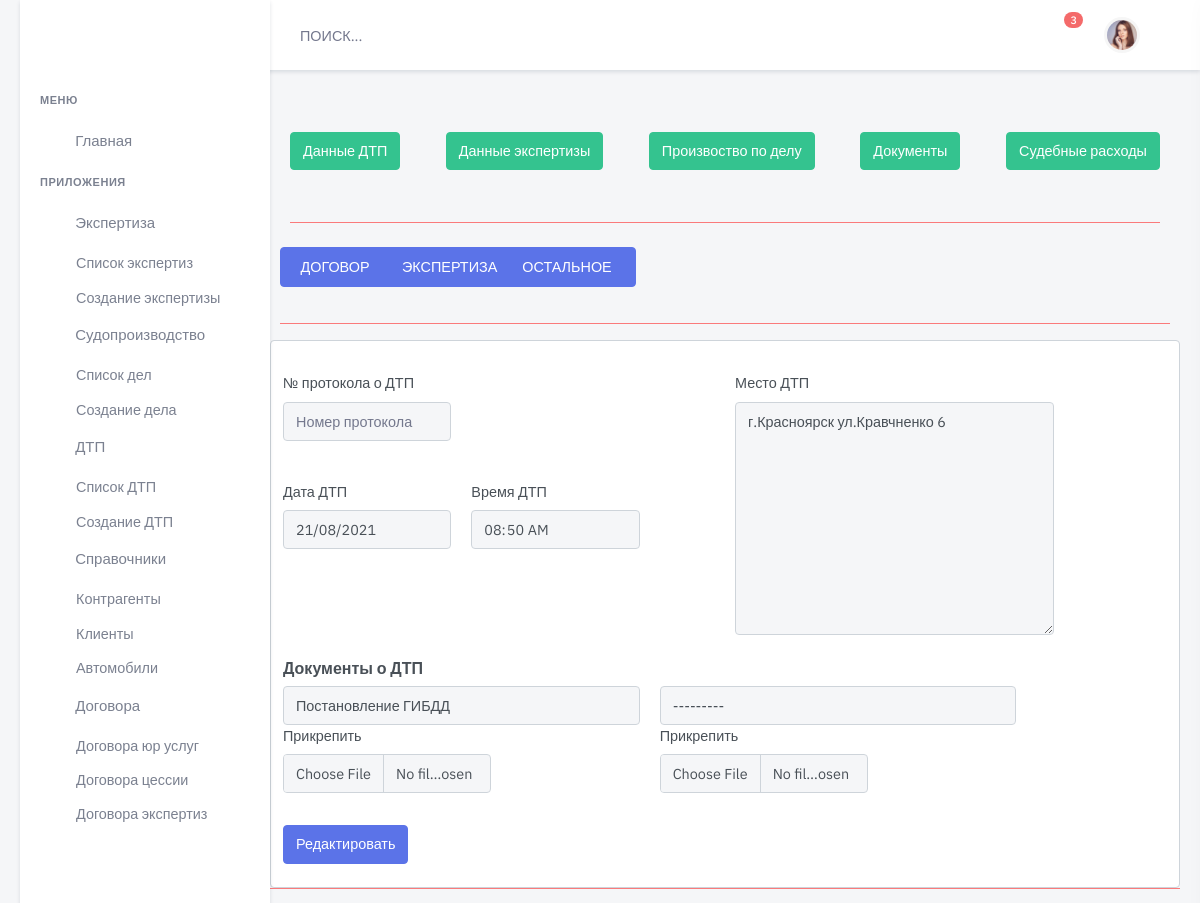
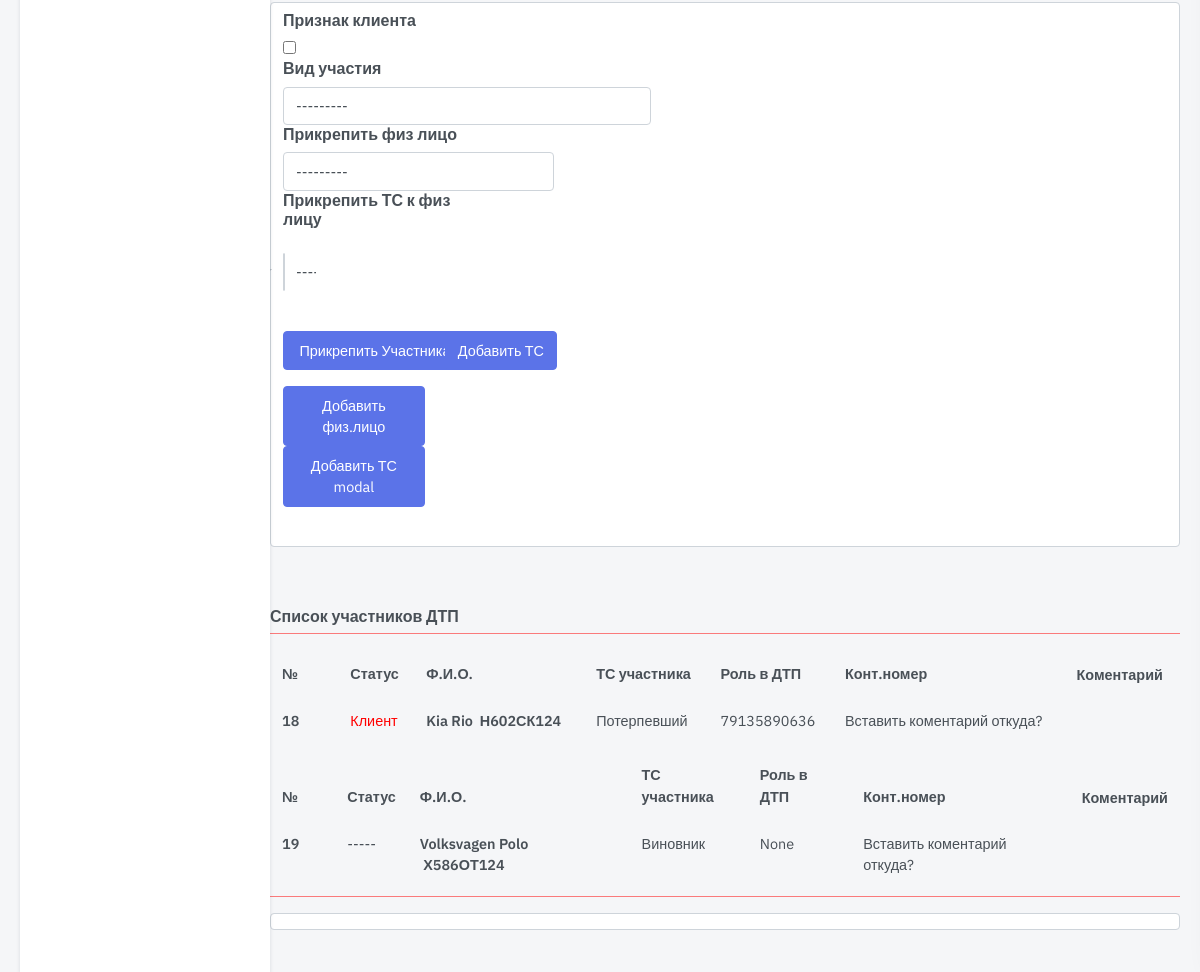
Before: /accident/accident-add-partner/13/ with the older database file (2 pictures, top to bottom).
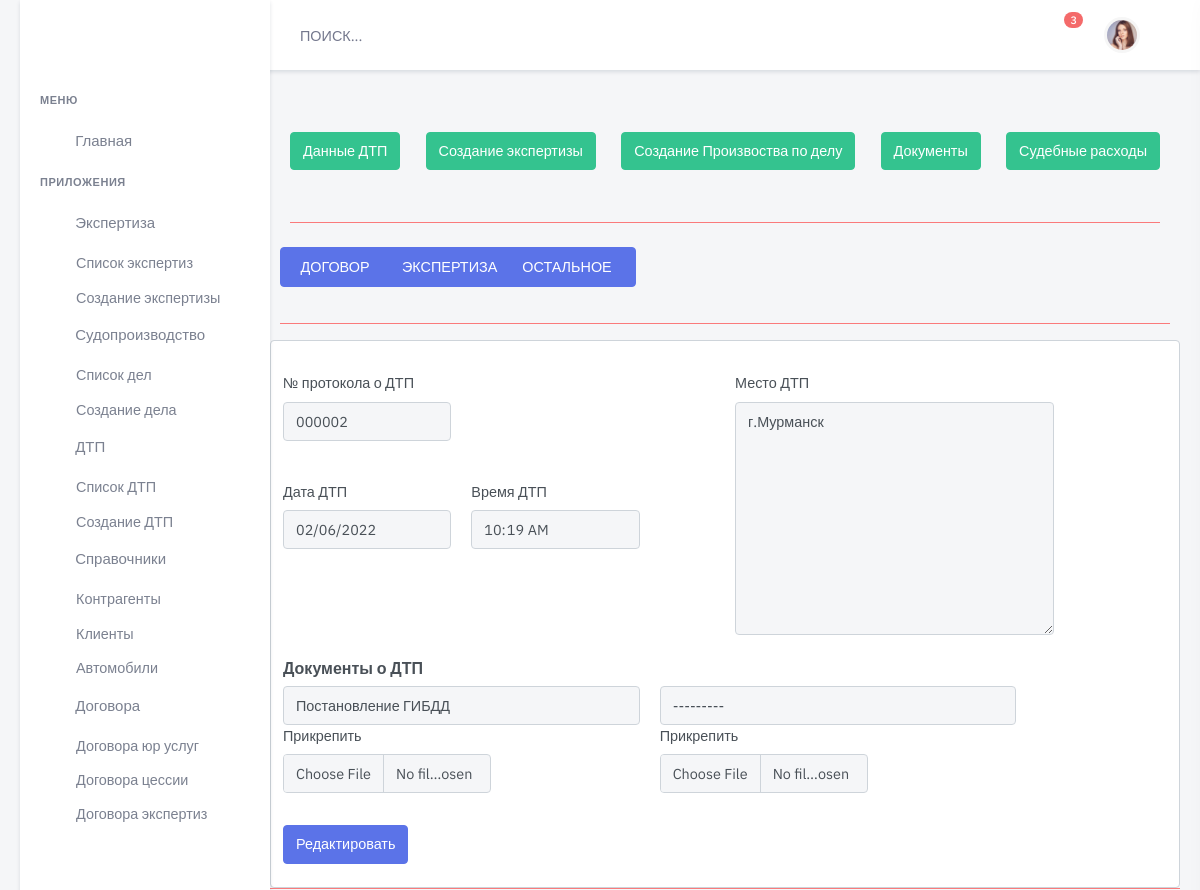
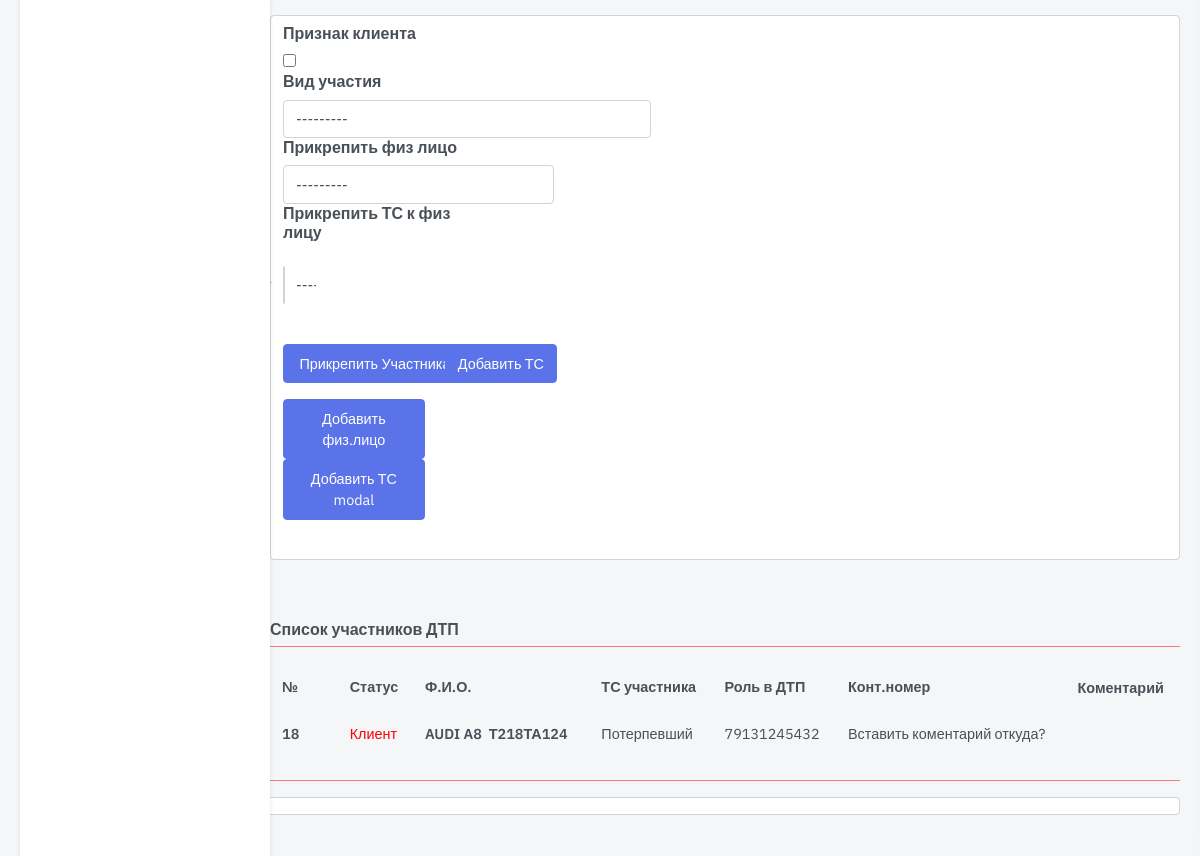
After: the same page with the newer database file (2 pictures, top to bottom).
### client/models.py (models this page shows, shortened)
class Partner(models.Model):
    type = models.BooleanField(default=False,
                               verbose_name='Клиент ')
    status = models.ForeignKey(
        Status,
        on_delete=models.CASCADE,
        blank=True,
        null=True,
        default=None,
        related_name='status_client',
        verbose_name='Статус в ДТП  ')
    accident = models.ForeignKey(
        Accident,
        on_delete=models.CASCADE,
        blank=True,
        null=True,
        default=None,
        related_name='partner_accident',
        verbose_name='ДТП ')
    client = models.ForeignKey(
        Client,
        on_delete=models.CASCADE,
        blank=True,
        null=True,
        default=None,
        related_name='partner_client',
        verbose_name='Физ. лицо  ')
    car = models.ForeignKey(
        Car,
        on_delete=models.CASCADE,
        blank=True,
        null=True,
        default=None,
        related_name='partner_car',
        verbose_name='ТС  физ. лица ')
    comment = models.CharField(
        max_length=100,
        blank=True,
        null=True,
        default=None,
        verbose_name='Комментарий')
    is_active = models.BooleanField(default=True)
    created = models.DateTimeField(auto_now_add=True, auto_now=False)
    updated = models.DateTimeField(auto_now_add=False, auto_now=True)
    class Meta:
        verbose_name = 'Участник ДТП'
        verbose_name_plural = 'Участники ДТП'

class Status(models.Model):
    name = models.CharField(
        max_length=100,
        blank=True,
        null=True,
        default=None,
        verbose_name='Наименование')
    comment = models.CharField(
        max_length=100,
        blank=True,
        null=True,
        default=None,
        verbose_name='Комментарий')
    is_active = models.BooleanField(default=True)
    created = models.DateTimeField(auto_now_add=True, auto_now=False)
    updated = models.DateTimeField(auto_now_add=False, auto_now=True)
    def __str__(self):
        return "%s" % self.name
    class Meta:
        verbose_name = 'Статус  ДТП'
        verbose_name_plural = 'Статусы ДТП'

class Client(models.Model):
    name = models.CharField(
        max_length=300,
        blank=True,
        null=True,
        verbose_name='Имя ')
    surname = models.CharField(
        max_length=24,
        blank=True,
        null=True,
        verbose_name='Фамилия ')
    midlename = models.CharField(
        max_length=24,
        blank=True,
        null=True,
        verbose_name='Отчество ')
    phone = models.CharField(
        max_length=50,
        blank=True,
        null=True,
        verbose_name='Номер телефона')
    phone2 = models.CharField(
        max_length=50,
        blank=True,
        null=True,
        verbose_name='Номер телефона 1')
    serial_pass = models.CharField(
        max_length=5,
        blank=True,
        null=True,
        verbose_name='Серия паспорта',
        help_text="Вводится 4 цифры без пробела")
    number_pass = models.IntegerField(
        blank=True,
        null=True,
        verbose_name='Номер паспорта',
        help_text="Вводится 6 цифр без пробела")
    enter_org = models.CharField(
        max_length=100,
        blank=True,
        null=True,
        verbose_name='Кем выдан',
        help_text="УВД,ОВД,ЗАГС, МВД")
    data_create = models.DateField(
        blank=True,
        null=True,
        verbose_name='Дата выдачи')
    adress_reg = models.CharField(
        max_length=50,
        blank=True,
        verbose_name='Место регистрации')
    adress_home = models.CharField(
        max_length=50, blank=True,
        verbose_name='Место жительства')
    date_birth = models.DateField(
        blank=True,
        null=True,
        verbose_name='Дата рождения')
    point_birth = models.CharField(
        max_length=50,
        blank=True,
        verbose_name='Место рождение')
    doc_pass = models.FileField(
        default=None,
        blank=True,
        upload_to='client/upload/pasport/',
        verbose_name="Фото паспорта")
    serial_lic = models.CharField(
        max_length=24,
        blank=True,
        null=True,
        default=None,
        verbose_name='Серия ВУ',
        help_text="Вводится 4 цифры без пробела")
    number_lic = models.CharField(
        max_length=100,
        blank=True,
        null=True,
        default=None,
        verbose_name='Номер ВУ',
        help_text="Вводится 6 цифр без пробела")
    enter_lic = models.CharField(
        max_length=100,
        blank=True,
        null=True,
        default=None,
        verbose_name='Кем выдан ГИБДД')
    create_lic = models.DateField(
        blank=True,
        null=True,
        default=None,
        verbose_name='Дата  выдачи')
    adress_lic = models.CharField(
        max_length=100,
        blank=True,
        null=True,
        default=None,
        verbose_name='Место выдачи ВУ')
    category = models.CharField(
        max_length=50,
        blank=True,
        null=True,
        default=None,
        verbose_name='Категории прав',
        help_text="B,C,D,E,BC,DE,A")
    doc_lic = models.FileField(
        upload_to='assets/img/products_images/',
        null=True,
        default=None,
        blank=True,
        verbose_name="Фото ВУ")
    post_mail = models.EmailField(
        max_length=24,
        blank=True,
        null=True,
        verbose_name='Адрес Эл.почты')
    link_social = models.URLField(
        max_length=24,
        blank=True,
        null=True,
        default=None,
        verbose_name='Адрес в соц.сети')
    attorney = models.DateField(
        blank=True,
        null=True,
        default=None,
        verbose_name='Дата  Окончание доверенности')
    doc_attorney = models.FileField(
        upload_to='upload/doc_attorney/',
        null=True,
        default=None,
        blank=True,
        verbose_name="Файл Доверенности")
    doc_requisites = models.FileField(
        upload_to='upload/doc_requisites/',
        null=True,
        default=None,
        blank=True,
        verbose_name="Файл Реквизитов банк")
    draft = models.BooleanField("Черновик", default=False)
    is_active = models.BooleanField(default=True)
    created = models.DateTimeField(auto_now_add=True, auto_now=False)
    updated = models.DateTimeField(auto_now_add=False, auto_now=True)
    def __str__(self):
        return '{} {} {}'.format(self.name, self.surname, self.midlename)
    class Meta:
        verbose_name = "Клиент  "
        verbose_name_plural = "Клиенты"
        ordering = ['-created']

### auto/models.py (models this page shows)
class Car(models.Model):
    model = models.ForeignKey(
        Model, blank=True,
        on_delete=models.CASCADE,
        related_name='model',
        null=True,
        verbose_name='Модель '
    )
    marka = models.ForeignKey(
        Brend,
        blank=True,
        on_delete=models.CASCADE,
        related_name='marka',
        null=True,
        verbose_name='Марка '
    )
    number = models.CharField(
        max_length=24,
        blank=True,
        null=True,
        default=None,
        verbose_name='Гос.номер '
    )
    color = models.CharField(
        max_length=24,
        blank=True,
        null=True,
        default=None,
        verbose_name='Цвет')
    date_made = models.PositiveSmallIntegerField(
        blank=True,
        null=True,
        verbose_name='Год выпуска'
    )
    sts_s = models.CharField(
        max_length=4,
        blank=True,
        null=True,
        default=None,
        verbose_name='Серия СТС'
    )
    sts_n = models.CharField(
        max_length=11,
        blank=True,
        null=True,
        default=None,
        verbose_name='Номер СТС')
    sts_date = models.DateField(
        blank=True,
        null=True,
        default=None,
        verbose_name='Дата выдачи СТС'
    )
    pts_s = models.CharField(
        max_length=4,
        blank=True,
        null=True,
        default=None,
        verbose_name='Серия ПТС'
    )
    pts_n = models.CharField(
        max_length=11,
        blank=True,
        null=True,
        default=None,
        verbose_name='Номер ПТС'
    )
    pts_date = models.DateField(
        blank=True,
        null=True,
        default=None,
        verbose_name='Дата выдачи ПТС'
    )
    vin = models.CharField(
        max_length=24,
        blank=True,
        null=True,
        default=None,
        verbose_name='VIN номер')
    driver = models.CharField(
        max_length=24,
        blank=True,
        null=True,
        default=None,
        verbose_name='Сделать ссылку на клиента ')
    Comment = models.CharField(
        max_length=500,
        blank=True, null=True,
        default=None,
        verbose_name='Комментарий'
    )
    is_active = models.BooleanField(default=True)
    created = models.DateTimeField(auto_now_add=True, auto_now=False)
    updated = models.DateTimeField(auto_now_add=False, auto_now=True)
    def __str__(self):
        return '{} {} {}'.format(self.number, self.model, self.marka)
    class Meta:
        verbose_name = "Транспортное средство  "
        verbose_name_plural = "Транспортные средства"
        ordering = ['-created']

class Brend(models.Model):
    name = models.CharField(
        max_length=30,
        blank=True,
        null=True,
        default=None,
        verbose_name='Марка ТС ')
    is_active = models.BooleanField(default=True)
    created = models.DateTimeField(auto_now_add=True, auto_now=False)
    updated = models.DateTimeField(auto_now_add=False, auto_now=True)
    def __str__(self):
        return self.name
    class Meta:
        verbose_name = "Марка ТС"
        verbose_name_plural = "Марки ТС"

class Model(models.Model):
    name = models.CharField(
        max_length=30,
        blank=True,
        null=True,
        default=None,
        verbose_name='Модель ТС '
    )
    brand_auto = models.ForeignKey(
        Brend,
        on_delete=models.CASCADE,
        verbose_name='Марка Авто'
    )
    is_active = models.BooleanField(default=True)
    created = models.DateTimeField(auto_now_add=True, auto_now=False)
    updated = models.DateTimeField(auto_now_add=False, auto_now=True)
    def __str__(self):
        return '{}'.format(self.name)
    class Meta:
        db_table = 'automarket_target_model'
    ordering = ['brand_auto', 'name']
    verbose_name = "Модель ТС"
    verbose_name_plural = "Модель ТС"

### accident/views.py (the view)
# urls.py: path('accident-add-partner/<int:pk>/', accident_add_partner, name='accident-edit'),
def accident_add_partner(request, pk):
    accident = get_object_or_404(Accident, pk=pk)
    list_partner = accident.partner_accident.all()
    expert_list = accident.expert_accident.all()
    court = accident.court_info
    if request.method == "POST":
        add_partner = PartnerForm(request.POST, request.FILES or None, prefix='partners')
        if add_partner.is_valid():
            form = add_partner.save(commit=False)
            form.accident = accident
            form.save()
            return redirect('/accident/accident-add-partner/%d/' % pk, '/')
    else:
        list_partner = accident.partner_accident.all()
    add_partner = PartnerForm(prefix='partners')
    form = AccidentAddPartnerForm(prefix='accident', instance=accident)
    template_name = 'dist/accident/add_partner.html'
    return render(request, template_name, {'form': form,
                                           'add_partner': add_partner,
                                           'list_partner': list_partner,
                                           'accident_pk': pk,
                                           'expert_list': expert_list,
                                           'court': court,
                                           }
                  )

### client/forms.py
class PartnerForm(ModelForm):
    class Meta:
        model = Partner
        fields = ['status',
                  'type',
                  'client',
                  'car',
                  ]
        widgets = {
            "status": Select(attrs={
                'class': 'form-control',
                'placeholder': 'Статус в ДТП'
            }),
            "accident": Select(attrs={
                'class': 'form-control',
                'placeholder': 'ДТП'
            }),
            "client": Select(attrs={
                'class': 'form-control select2 select2-hidden-accessible',
                'data-select2-id': '1',
                'tabindex': '-1',
                'placeholder': 'Физ лицо'
            }),
            "car": Select(attrs={
                'class': 'form-control select2 select2-hidden-accessible',
                'data-select2-id': '1',
                'tabindex': '-1',
                'placeholder': 'ТС физ лица'
            }),
            "comment": TextInput(attrs={
                'class': 'form-control',
                'placeholder': 'Коментарий'
            }),
        }

### accident/models.py (called while the page is built)
    def __str__(self):
        return "%s" % self.name

### templates/dist/accident/add_partner.html (shortened to what the changed rows need)
{% extends 'dist/include/base.html' %}
{% load static %}
{% block content %}
<div class="main-content">
    <div class="page-content">
        {% include "dist/include/menu.html" %}
        <div class="row">
            <form method="POST" class="form-control" enctype="multipart/form-data">
                <div class="row">
                    <div class="col-lg-5">
                        <div class="mt-4">
                            <div class="row mb-4">
                                <div class="col-md-6">
                                    <div class="mb-3">
                                        <label class="form-label" for="formrow-firstname-input">№ протокола о
                                            ДТП</label>
                                        {{ form.number }}
                                    </div>
                                </div>
                            </div>
                            <div class="row">
                                <div class="col-md-6">
                                    <div class="mb-3">
                                        <label class="form-label" for="formrow-email-input">Дата ДТП</label>
                                        {{ form.data }}
                                    </div>
                                </div>
                                <div class="col-md-6">
                                    <div class="mb-3">
                                        <label class="form-label" for="formrow-password-input">Время ДТП</label>
                                        {{ form.time }}
                                    </div>
                                </div>
                            </div>
                        </div>
                    </div>
                    <div class="col-lg-6 ms-lg-auto">
                        <div class="mt-5 mt-lg-4">
                            <div class="row mb-4">
                                <div class="col-sm-9">
                                    {{ form.location_accident }}
                                </div>
                            </div>
                        </div>
                    </div>
                </div>
            </form>
        </div>
    </div>
    <div class="row">
        {% for list in list_partner %}
          <div class="table-responsive">
          <table class="table mb-2">
            <thead>
            <tr>
              <th>№</th>
              <th></th>
              <th>Статус</th>
              <th>Ф.И.О.</th>
              <th> ТС участника</th>
              <th>Роль в ДТП</th>
              <th>Конт.номер</th>
              <th>Коментарий</th>
            </tr>
            </thead>
            <tbody>
            <tr>
              <th>{{ list.id }}</th>
              <th>
              <td> {% if list.type %}<span class="colorclient">Клиент</span>{% else %} -----{% endif %}</td>
              </th>
              <th>{{ list.car.marka }}&nbsp{{ list.car.model }} &nbsp{{ list.car.number }}&nbsp</th>
              <td>{{ list.status.name }}</td>
              <td>{{ list.client.phone }}</td>
              <td>Вставить коментарий откуда?</td>
            </tr>
            </tbody>
          </table>
        {% endfor %}
      </div>
    </div>
</div>
{% endblock content %}

Changed rows visible on the page:
removed Partner: id "19", car.marka "Volksvagen", car.model "Polo", car.number "Х586ОТ124", status.name "Виновник", client.phone "None"
changed Partner "Потерпевший": car.marka "Kia" → "AUDI"; car.model "Rio" → "A8"; car.number "Н602СК124" → "Т218ТА124"; client.phone "79135890636" → "79131245432"
Other visible differences:
form field number: (not shown) → "000002"
form field data: "21/08/2021" → "02/06/2022"
form field time: "08:50" → "10:19"
form field location_accident: "г.Красноярск ул.Кравчненко 6" → "г.Мурманск"
text no longer shown: "Данные экспертизы Произвоство по делу"
text now shown: "Создание экспертизы Создание Произвоства по делу"
